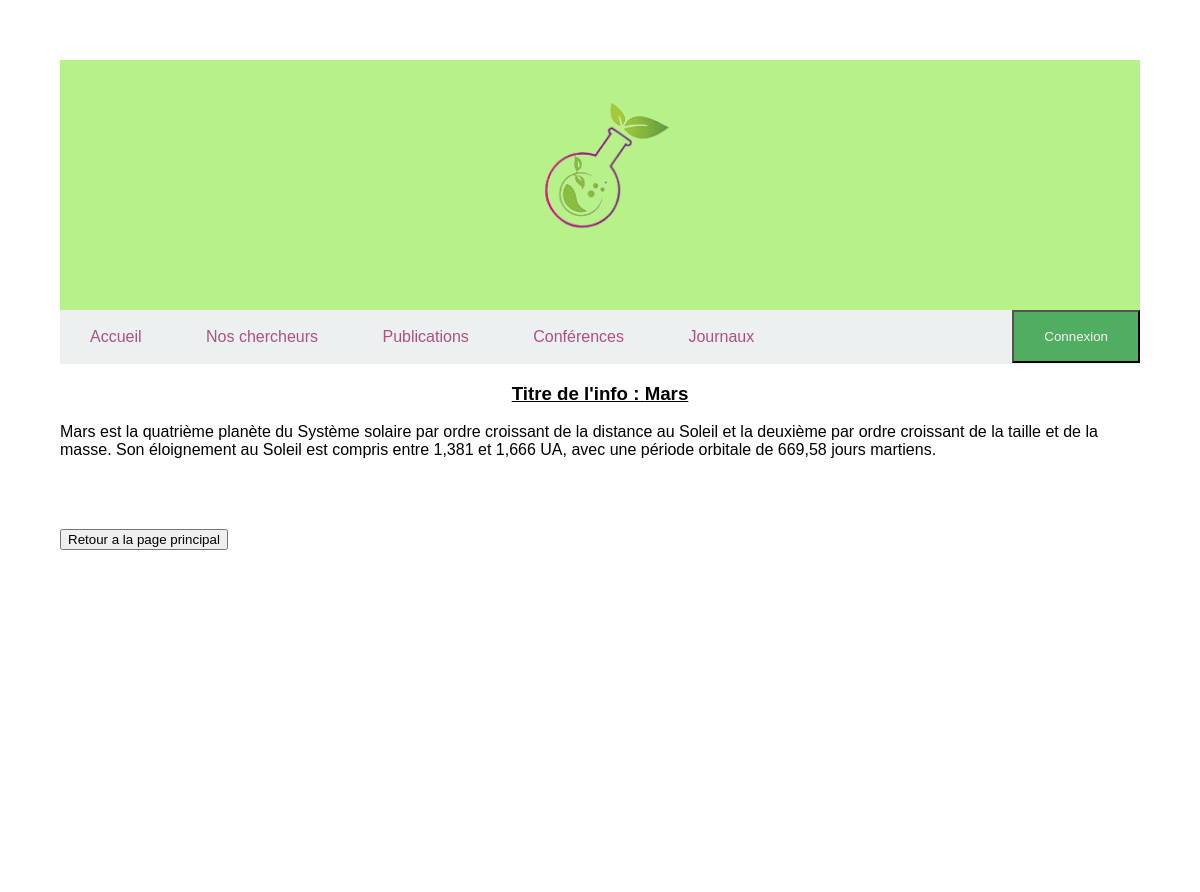
The app's page /info.php?nom=Mars with its own data.
### tables this page shows
CREATE TABLE image(
	id INT NOT NULL AUTO_INCREMENT,
	url TEXT NOT NULL,
	PRIMARY KEY(id)
);

CREATE TABLE info (
	id INT NOT NULL AUTO_INCREMENT,
	titre VARCHAR(500),
	sujet TEXT NOT NULL,
    PRIMARY KEY(id,titre)
);

### info.php (the view, shortened to what this page needs)
<?php
	require("php/connectDB.php");
	$sql = "SELECT * FROM info ;";
	$stmt = $pdo->query($sql);
?>
<!DOCTYPE html>
<html lang="fr">
	<head>
		<link rel="stylesheet" href= "css/style.css">
	</head>
	<body>
		<?php
			require 'php/logo.php';
			require 'php/navbar.php'
		?>
		<div class="splitscreen">
			<div class="left">
				  <h3> Titre de l'info : <?php echo $_GET['nom']?></h3>
				  <?php while($row = $stmt->fetch(PDO::FETCH_ASSOC)) : ?>
		    			<p><?php if($row['titre'] == $_GET['nom']  ){echo htmlspecialchars($row['sujet']);}?></p>
		    		<?php endwhile; ?>
			<br><br><br>
			<button onclick="location.href='./index.php'"> Retour a la page principal </button>
			</div>
		</div>
	</body>
</html>

### php/logo.php
<?php
	require 'php/connectDB.php';
	$logo = "SELECT url FROM image WHERE id = 1;";
	$stmt_logo = $pdo->query($logo);
	$requete_logo = $stmt_logo->fetch(PDO::FETCH_ASSOC);
?>
<div class = "fondlogo"> <img class = "logo" src="<?php echo htmlspecialchars($requete_logo['url']); ?>" alt = "logo" > </div>

### css/style.css (style rules this page uses)
body { font-family: Verdana, sans-serif; margin: 5%; background-image: url(../images/background.png); }
.logo { height: 150px; display: block; margin-left: auto; margin-right: auto; padding-top: 30px; }
.fondlogo { background-color: #b6f287; height: 250px; }
.splitscreen { display: flex; background-color: white; }
.splitscreen .left { flex: 40em; height: 500px; }
h3 { text-align: center; text-decoration: underline; }

### records on screen
image: url (picture)
info: sujet "Mars est la quatrième planète du Système solaire par ordre croissant de la distance au Soleil et la deuxième par ordre croissant de la taille et de la masse. Son éloignement au Soleil est compris entre 1,381 et 1,666 UA, avec une période orbitale de 669,58 jours martiens."

### other values on screen
$_GET['nom'] "Mars"
